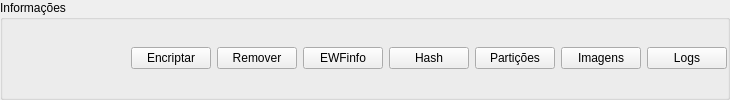
                 <widget class="QGroupBox" name="groupBox_imgInfo">
                  <property name="minimumSize">
                   <size>
                    <width>730</width>
                    <height>40</height>
                   </size>
                  </property>
                  <property name="title">
                   <string>Informações</string>
                  </property>
                  <layout class="QGridLayout" name="gridLayout">
                   <property name="leftMargin">
                    <number>0</number>
                   </property>
                   <property name="topMargin">
                    <number>0</number>
                   </property>
                   <property name="rightMargin">
                    <number>0</number>
                   </property>
                   <property name="bottomMargin">
                    <number>0</number>
                   </property>
                   <property name="horizontalSpacing">
                    <number>6</number>
                   </property>
                   <property name="verticalSpacing">
                    <number>0</number>
                   </property>
                   <item row="0" column="6">
                    <widget class="QPushButton" name="pushButton_partitions">
                     <property name="minimumSize">
                      <size>
                       <width>72</width>
                       <height>18</height>
                      </size>
                     </property>
                     <property name="text">
                      <string>Partições</string>
                     </property>
                    </widget>
                   </item>
                   <item row="0" column="4">
                    <widget class="QPushButton" name="pushButton_ewfInfo">
                     <property name="minimumSize">
                      <size>
                       <width>72</width>
                       <height>18</height>
                      </size>
                     </property>
                     <property name="text">
                      <string>EWFinfo</string>
                     </property>
                    </widget>
                   </item>
                   <item row="0" column="5">
                    <widget class="QPushButton" name="pushButton_imgHashView">
                     <property name="minimumSize">
                      <size>
                       <width>72</width>
                       <height>18</height>
                      </size>
                     </property>
                     <property name="text">
                      <string>Hash</string>
                     </property>
                    </widget>
                   </item>
                   <item row="0" column="0">
                    <spacer name="horizontalSpacer_24">
                     <property name="orientation">
                      <enum>Qt::Horizontal</enum>
                     </property>
                     <property name="sizeHint" stdset="0">
                      <size>
                       <width>40</width>
                       <height>20</height>
                      </size>
                     </property>
                    </spacer>
                   </item>
                   <item row="0" column="3">
                    <widget class="QPushButton" name="pushButton_remove">
                     <property name="text">
                      <string>Remover</string>
                     </property>
                    </widget>
                   </item>
                   <item row="0" column="7">
                    <widget class="QPushButton" name="pushButton_acessMidia">
                     <property name="minimumSize">
                      <size>
                       <width>72</width>
                       <height>18</height>
                      </size>
                     </property>
                     <property name="text">
                      <string>Imagens</string>
                     </property>
                    </widget>
                   </item>
                   <item row="0" column="2">
                    <widget class="QPushButton" name="pushButton_encrypt">
                     <property name="text">
                      <string>Encriptar</string>
                     </property>
                    </widget>
                   </item>
                   <item row="0" column="8">
                    <widget class="QPushButton" name="pushButton_logsTreeView">
                     <property name="text">
                      <string>Logs</string>
                     </property>
                    </widget>
                   </item>
                  </layout>
                 </widget>
